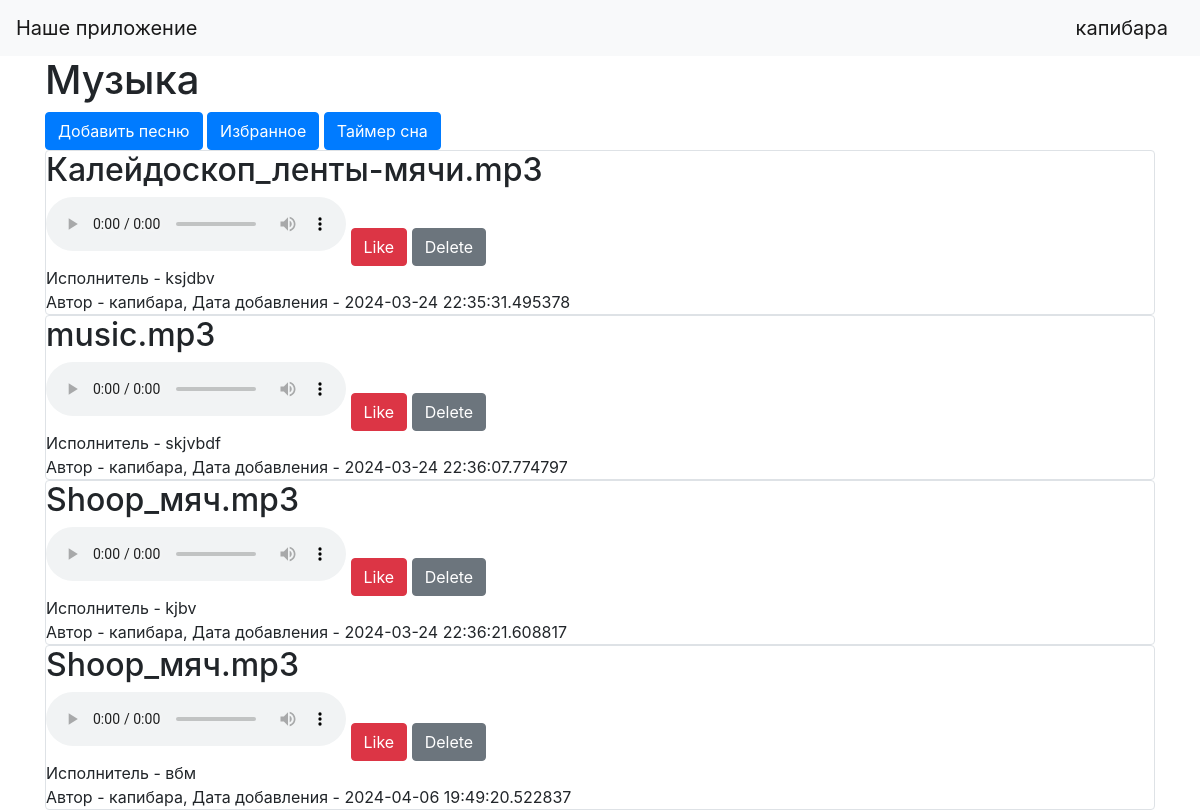
Page / (signed in) on the committed database.
### data/users.py (models this page shows, shortened)
class User(SqlAlchemyBase, UserMixin):
    __tablename__ = 'users'
    id = sqlalchemy.Column(sqlalchemy.Integer, primary_key=True, autoincrement=True)
    name = sqlalchemy.Column(sqlalchemy.String, nullable=True)
    about = sqlalchemy.Column(sqlalchemy.String, nullable=True)
    email = sqlalchemy.Column(sqlalchemy.String, index=True, unique=True, nullable=True)
    hashed_password = sqlalchemy.Column(sqlalchemy.String, nullable=True)
    created_date = sqlalchemy.Column(sqlalchemy.DateTime, default=datetime.datetime.now)
    news = orm.relationship("News", back_populates='user')

### data/news.py (models this page shows)
class News(SqlAlchemyBase):
    __tablename__ = 'news'
    id = sqlalchemy.Column(sqlalchemy.Integer, primary_key=True, autoincrement=True)
    title = sqlalchemy.Column(sqlalchemy.String, nullable=True)
    content = sqlalchemy.Column(sqlalchemy.String, nullable=True)
    created_date = sqlalchemy.Column(sqlalchemy.DateTime, default=datetime.datetime.now)
    is_private = sqlalchemy.Column(sqlalchemy.Boolean, default=True)
    user_id = sqlalchemy.Column(sqlalchemy.Integer, sqlalchemy.ForeignKey("users.id"))
    user = orm.relationship('User')
    categories = orm.relationship("Category", secondary="association", backref="news")

### main.py (the view)
@app.route("/")
def index():
    db_sess = db_session.create_session()
    con = sqlite3.connect("db/blogs.db")
    cur = con.cursor()
    result = cur.execute("""SELECT switch_on FROM sleep WHERE user_id""").fetchone()
    con.close()
    news = db_sess.query(News).filter(News.is_private != True)
    return render_template("index.html", news=news)

### data/db_session.py (called while the page is built)
def create_session() -> Session:
    global __factory
    return __factory()

### main.py (called while the page is built)
@login_manager.user_loader
def load_user(user_id):
    db_sess = db_session.create_session()
    return db_sess.query(User).get(user_id)

### templates/index.html
{% extends "base.html" %}
{% block content %}
    <h1>Музыка</h1>
    {% if current_user.is_authenticated %}
        <a href="news" class="btn btn-primary">Добавить песню</a>
        <a href="favorite" class="btn btn-primary">Избранное</a>
        <a href="sleep" class="btn btn-primary">Таймер сна</a>
    {% endif %}
    {% for item in news %}
        <div class="col-md6 border rounded" >
            <h2>{{ item.title }}</h2>
            <audio controls src="/static/{{item.title}}" loop="loop"> </audio>
            {% if current_user.is_authenticated %}
                    <a href="/music_like/{{ item.id }}" class="btn btn-danger">Like</a>
                    <a href="/music_delete/{{ item.id }}" class="btn btn-secondary">Delete</a>
            {% endif %}
            <div>Исполнитель - {{ item.content }}</div>
            <div> Автор - {{ item.user.name }}, Дата добавления - {{ item.created_date }} </div>
        </div>
    {% endfor %}
{% endblock %}

### templates/base.html (shortened to what this page needs)
<!doctype html>
<html lang="en">
<head>
    <link rel="stylesheet"
          href="https://stackpath.bootstrapcdn.com/bootstrap/4.4.1/css/bootstrap.min.css"
>
</head>
<body bgcolor="black">
<header>
    <nav class="navbar navbar-light bg-light">
        <a class="navbar-brand" href="#">Наше приложение</a>
        {% if current_user.is_authenticated %}
            <a class="navbar-brand" href="/logout">{{ current_user.name }}</a>
        {% else %}
            <p>
                <a class="btn btn-primary " href="/register">Зарегистрироваться</a>
                <a class="btn btn-success" href="/login">Войти</a>
            </p>
        {% endif %}
    </nav>
</header>
<main role="main" class="container">
    {% block content %}{% endblock %}
</main>
</body>
</html>

### rows in the picture
User: name "капибара"
News: title "Калейдоскоп_ленты-мячи.mp3", content "ksjdbv", user.name "капибара", created_date "2024-03-24 22:35:31.495378"
News: title "music.mp3", content "skjvbdf", user.name "капибара", created_date "2024-03-24 22:36:07.774797"
News: title "Shoop_мяч.mp3", content "kjbv", user.name "капибара", created_date "2024-03-24 22:36:21.608817"
News: title "Shoop_мяч.mp3", content "вбм", user.name "капибара", created_date "2024-04-06 19:49:20.522837"
